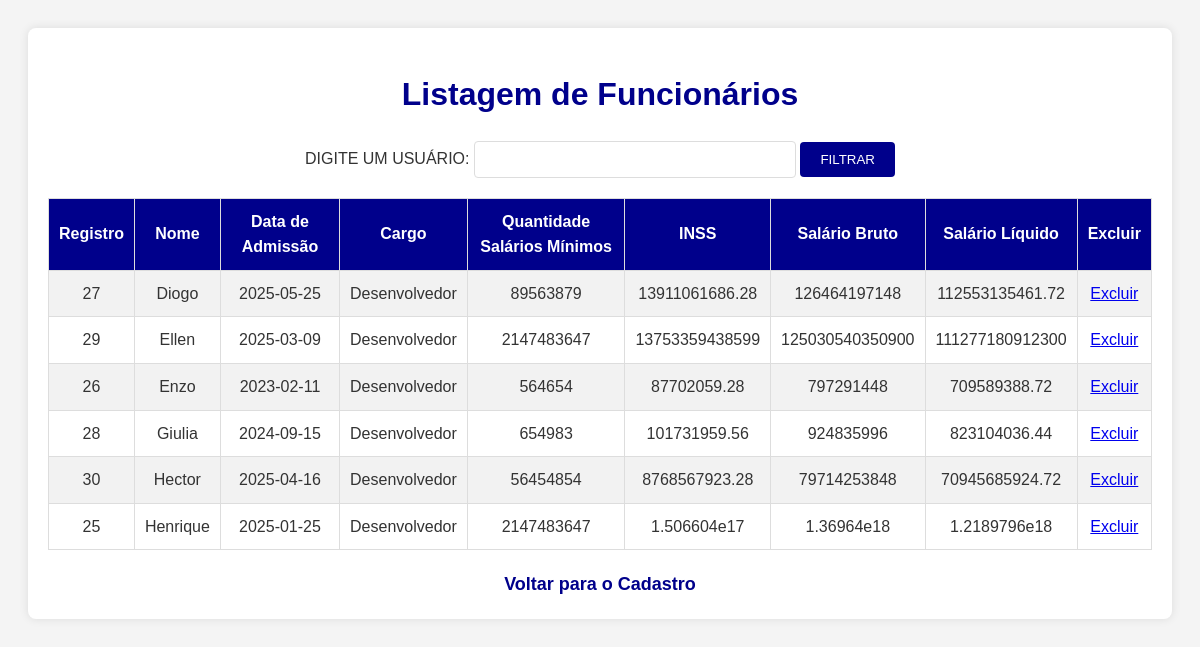
Page /desenvolvimento_web_2/Ex_01_Desenvolvimento_web_II/root/cadastro/listagem.php on the committed database.
### tables this page shows
CREATE TABLE IF NOT EXISTS `funcionarios` (
  `registro` int(9) NOT NULL AUTO_INCREMENT,
  `nome` varchar(50) NOT NULL,
  `data_admissao` date NOT NULL,
  `cargo` varchar(50) NOT NULL,
  `qtde_salarios` int(9) NOT NULL,
  `salario_bruto` double NOT NULL,
  `inss` double NOT NULL,
  `salario_liquido` double NOT NULL,
  PRIMARY KEY (`registro`)
);

### desenvolvimento_web_2/Ex_01_Desenvolvimento_web_II/root/cadastro/listagem.php (the view, shortened to what this page needs)
<?php
$busca_nome = isset($_POST['busca_nome']) ? $_POST['busca_nome'] : '';
if ($busca_nome != '') {
    $busca_nome = mysql_real_escape_string($busca_nome);
    $sql = mysql_query("SELECT * FROM funcionarios WHERE nome LIKE '{$busca_nome}%' ORDER BY nome ASC");
} else {
    $sql = mysql_query("SELECT * FROM funcionarios ORDER BY nome ASC");
}
?>
<!DOCTYPE html>
<html lang="pt-br">
<head>
    <link href="style_listagem.css" rel="stylesheet" type="text/css" media="screen" />
</head>
<body>
    <div class="container">
        <h1>Listagem de Funcionários</h1>
        <form name="form1" method="POST" action="listagem.php">
            DIGITE UM USUÁRIO: <input type="text" name="busca_nome">
            <input type="submit" value="FILTRAR">
        </form>
        <table>
            <tr>
                <th>Registro</th>
                <th>Nome</th>
                <th>Data de Admissão</th>
                <th>Cargo</th>
                <th>Quantidade Salários Mínimos</th>
                <th>INSS</th>
                <th>Salário Bruto</th>
                <th>Salário Líquido</th>
                <th>Excluir</th>
            </tr>
            <?php while ($linha = mysql_fetch_assoc($sql)) { ?>
                <tr>
                    <td><?php echo htmlspecialchars($linha['registro']); ?></td>
                    <td><?php echo htmlspecialchars($linha['nome']); ?></td>
                    <td><?php echo htmlspecialchars($linha['data_admissao']); ?></td>
                    <td><?php echo htmlspecialchars($linha['cargo']); ?></td>
                    <td><?php echo htmlspecialchars($linha['qtde_salarios']); ?></td>
                    <td><?php echo htmlspecialchars($linha['inss']); ?></td>
                    <td><?php echo htmlspecialchars($linha['salario_bruto']); ?></td>
                    <td><?php echo htmlspecialchars($linha['salario_liquido']); ?></td>
                    <td><a href="listagem.php?apagar=<?php echo urlencode($linha['nome']); ?>" onclick="return confirm('Tem certeza de que deseja excluir este usuário?');">Excluir</a></td>
                </tr>
            <?php } ?>
        </table>
        <div class="centered">
            <a href="cadastro.php">Voltar para o Cadastro</a>
        </div>
    </div>
</body>
</html>

### desenvolvimento_web_2/Ex_01_Desenvolvimento_web_II/root/cadastro/style_listagem.css (style rules this page uses)
body { font-family: Arial, sans-serif; background-color: #f4f4f4; color: #333; line-height: 1.6; padding: 20px; }
.container { max-width: 1200px; margin: 0 auto; background: #fff; padding: 20px; border-radius: 8px; box-shadow: 0 0 10px rgba(0, 0, 0, 0.1); }
h1 { text-align: center; color: darkblue; margin-bottom: 20px; }
form { margin-bottom: 20px; text-align: center; }
input[type="text"] { padding: 10px; width: 300px; border: 1px solid #ddd; border-radius: 4px; }
input[type="submit"] { padding: 10px 20px; border: none; background-color: darkblue; color: white; border-radius: 4px; cursor: pointer; }
table { width: 100%; border-collapse: collapse; margin-top: 20px; }
table, th, td { border: 1px solid #ddd; }
th { background-color: darkblue; color: white; padding: 10px; }
td { text-align: center; padding: 10px; }
tr:nth-child(even) { background-color: #f2f2f2; }
.centered { text-align: center; margin-top: 20px; }
.centered a { text-decoration: none; color: darkblue; font-size: 18px; font-weight: bold; }

### rows in the picture
funcionarios: registro "27", nome "Diogo", data_admissao "2025-05-25", cargo "Desenvolvedor", qtde_salarios "89563879", inss "13911061686.28", salario_bruto "126464197148", salario_liquido "112553135461.72"
funcionarios: registro "29", nome "Ellen", data_admissao "2025-03-09", cargo "Desenvolvedor", qtde_salarios "2147483647", inss "13753359438599", salario_bruto "125030540350900", salario_liquido "111277180912300"
funcionarios: registro "26", nome "Enzo", data_admissao "2023-02-11", cargo "Desenvolvedor", qtde_salarios "564654", inss "87702059.28", salario_bruto "797291448", salario_liquido "709589388.72"
funcionarios: registro "28", nome "Giulia", data_admissao "2024-09-15", cargo "Desenvolvedor", qtde_salarios "654983", inss "101731959.56", salario_bruto "924835996", salario_liquido "823104036.44"
funcionarios: registro "30", nome "Hector", data_admissao "2025-04-16", cargo "Desenvolvedor", qtde_salarios "56454854", inss "8768567923.28", salario_bruto "79714253848", salario_liquido "70945685924.72"
funcionarios: registro "25", nome "Henrique", data_admissao "2025-01-25", cargo "Desenvolvedor", qtde_salarios "2147483647", inss "1.506604e17", salario_bruto "1.36964e18", salario_liquido "1.2189796e18"
